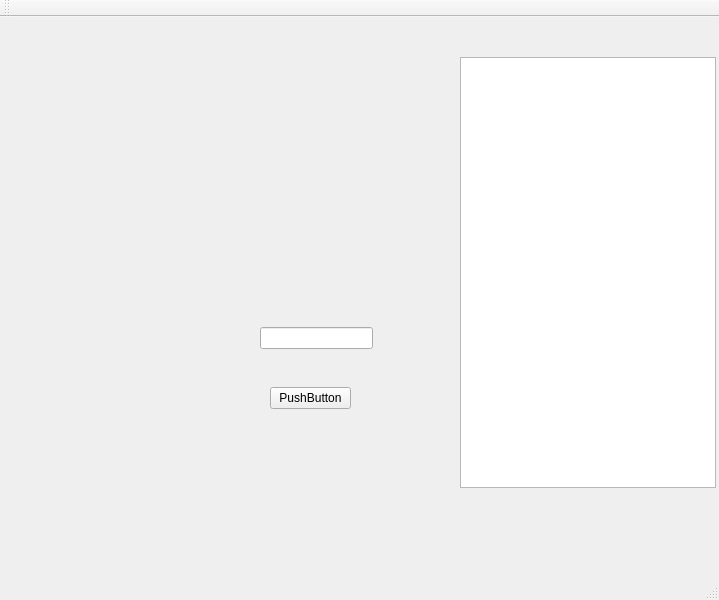
<?xml version="1.0" encoding="UTF-8"?>
<ui version="4.0">
 <class>MainWindow</class>
 <widget class="QMainWindow" name="MainWindow">
  <property name="geometry">
   <rect>
    <x>0</x>
    <y>0</y>
    <width>719</width>
    <height>600</height>
   </rect>
  </property>
  <property name="windowTitle">
   <string>MainWindow</string>
  </property>
  <widget class="QWidget" name="centralwidget">
   <widget class="QPushButton" name="button">
    <property name="geometry">
     <rect>
      <x>270</x>
      <y>370</y>
      <width>81</width>
      <height>22</height>
     </rect>
    </property>
    <property name="text">
     <string>PushButton</string>
    </property>
   </widget>
   <widget class="QLineEdit" name="textField">
    <property name="geometry">
     <rect>
      <x>260</x>
      <y>310</y>
      <width>113</width>
      <height>22</height>
     </rect>
    </property>
   </widget>
   <widget class="QListWidget" name="listWidget">
    <property name="geometry">
     <rect>
      <x>460</x>
      <y>40</y>
      <width>256</width>
      <height>431</height>
     </rect>
    </property>
   </widget>
   <widget class="BatteryWidget" name="battery" native="true">
    <property name="geometry">
     <rect>
      <x>30</x>
      <y>410</y>
      <width>120</width>
      <height>80</height>
     </rect>
    </property>
   </widget>
  </widget>
  <widget class="QMenuBar" name="menubar">
   <property name="geometry">
    <rect>
     <x>0</x>
     <y>0</y>
     <width>719</width>
     <height>25</height>
    </rect>
   </property>
  </widget>
  <widget class="QStatusBar" name="statusbar"/>
  <widget class="QToolBar" name="toolBar">
   <property name="windowTitle">
    <string>toolBar</string>
   </property>
   <attribute name="toolBarArea">
    <enum>TopToolBarArea</enum>
   </attribute>
   <attribute name="toolBarBreak">
    <bool>false</bool>
   </attribute>
  </widget>
 </widget>
 <customwidgets>
  <customwidget>
   <class>BatteryWidget</class>
   <extends>QWidget</extends>
   <header>BatteryWidget.hpp</header>
   <container>1</container>
  </customwidget>
 </customwidgets>
 <resources/>
 <connections/>
</ui>
